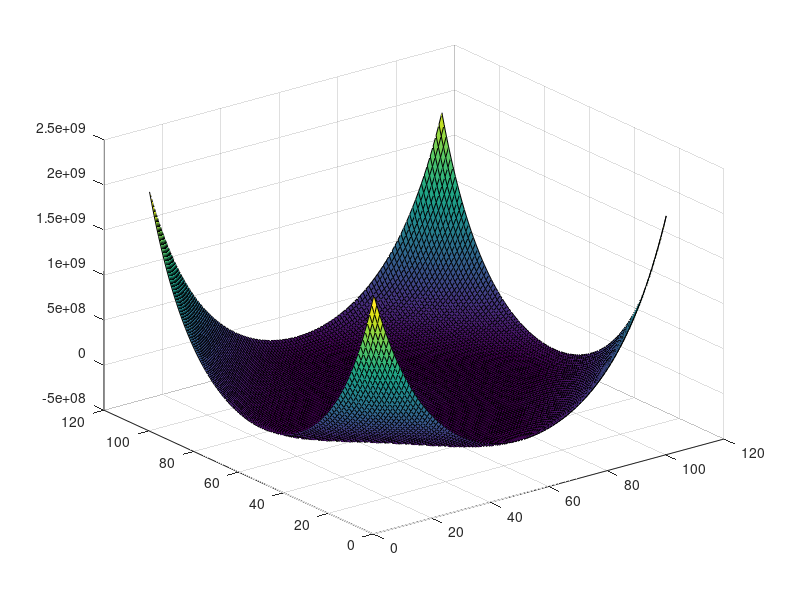

Source code (MATLAB):
clear;clc;close all;
scale=1;
d=0.02;
[Px,Py]=meshgrid(-scale:d:scale,scale:-d:-scale);
[n,m]=size(Px);


T=200;
alpha1=3.6574e5*(T-492);
alpha11=-7.253e7;
alpha12=7.5e8;
alpha111=2.606e8;
alpha112=6.1e8;
Q11=0.089; Q12=-0.026;

E1=0;
E2=0;

Ex=E1*ones(n);
Ey=E2*ones(n);

GL_alpha1=alpha1*Px.^2+alpha1*Py.^2;
GL_alphabar11=alpha11*Px.^4+alpha11*Py.^4;
GL_alphabar12=alpha12*Px.^2.*Py.^2;
GL_alpha111=alpha111*Px.^6+alpha111*Py.^6;
GL_alpha112=alpha112*(Px.^4.*Py.^2+Px.^2.*Py.^4);


e1=0;

G_GL=GL_alpha1+GL_alphabar11+GL_alphabar12+GL_alpha111+GL_alpha112-Ex.*Px-Ey.*Py-e1*Q11*Px.^2;
% plot(Px((n+1)/2,:),G_GL((n+1)/2,:));
% plot(Px(4,:),G_GL(4,:));
surf(G_GL);